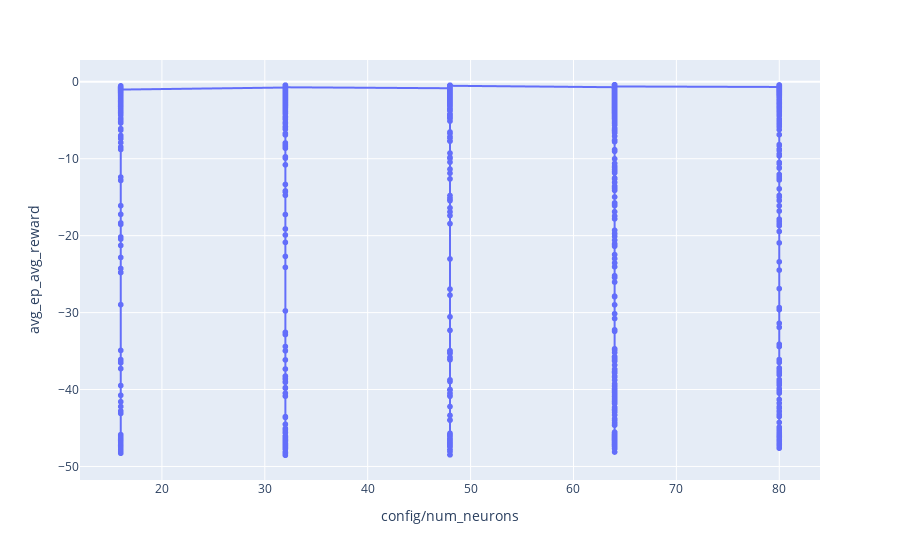

Write notebook code for a chart like this one.
### Code cell
i = 2
fig = px.line(df_sort.sort_values(by=cols[i]), y="avg_ep_avg_reward", x=cols[i],markers=True)
fig.show()

### Figure 1 — Plotly figure (JSON) as saved in the notebook; plotly's stock layout.template omitted (floating-point values rounded to 4 significant figures; data arrays with more than 128 entries replaced by an {"elided": "..."} marker saying what was removed)
{"data": [{"hovertemplate": "config/num_neurons=%{x}<br>avg_ep_avg_reward=%{y}<extra></extra>", "legendgroup": "", "line": {"color": "#636efa", "dash": "solid"}, "marker": {"symbol": "circle"}, "mode": "markers+lines", "name": "", "showlegend": false, "type": "scattergl", "x": {"elided": "10000 int values"}, "xaxis": "x", "y": {"elided": "10000 float values"}, "yaxis": "y"}], "layout": {"legend": {"tracegroupgap": 0}, "margin": {"t": 60}, "xaxis": {"anchor": "y", "domain": [0, 1], "title": {"text": "config/num_neurons"}}, "yaxis": {"anchor": "x", "domain": [0, 1], "title": {"text": "avg_ep_avg_reward"}}}}
